Frame 1 (no input): blank canvas, image omitted
Frame 60 (no input): blank canvas, image omitted
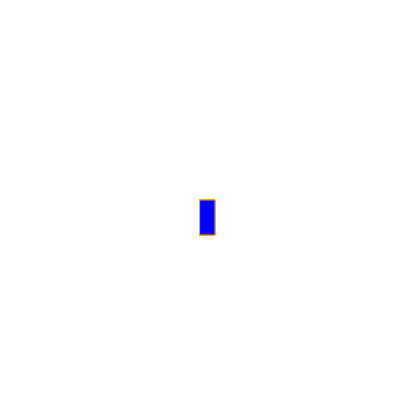
Frame 120 (the mouse pressed at the canvas centre since frame 60)

The p5.js sketch whose frames 1 and 60 were blank and that drew this single picture after the mouse press (run headless with seeded random() and noise() and a simulated clock; from frame 60 on, the mouse is pressed at the canvas centre):

// p5.js sketch
// ── sketch.js
function setup() {
    createCanvas(400, 400);
     background("white");
  }
  
  function draw() {
    
    
    stroke("orange");
    fill("blue");
    
    //console,log (mouseIsPressed);
     
    if(mouseIsPressed){
    rect (mouseX,mouseY,15,35);
    }
  
    
  }
